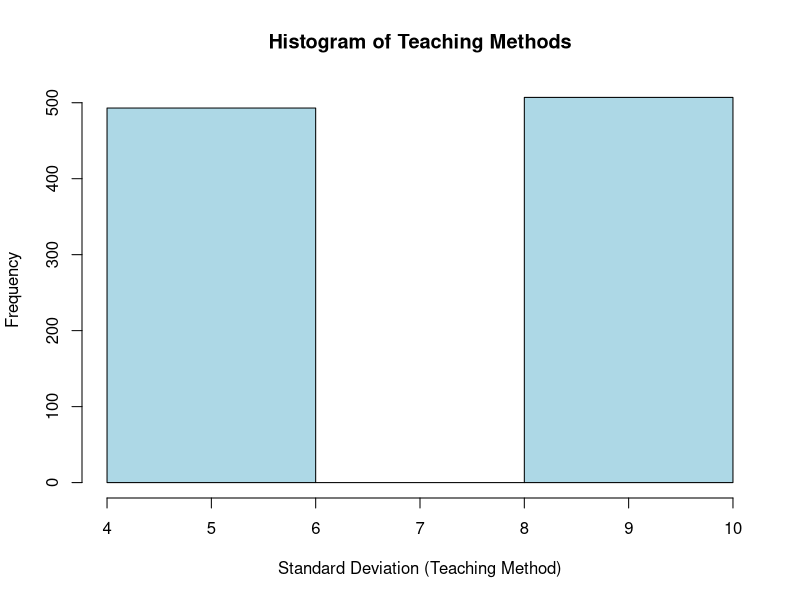
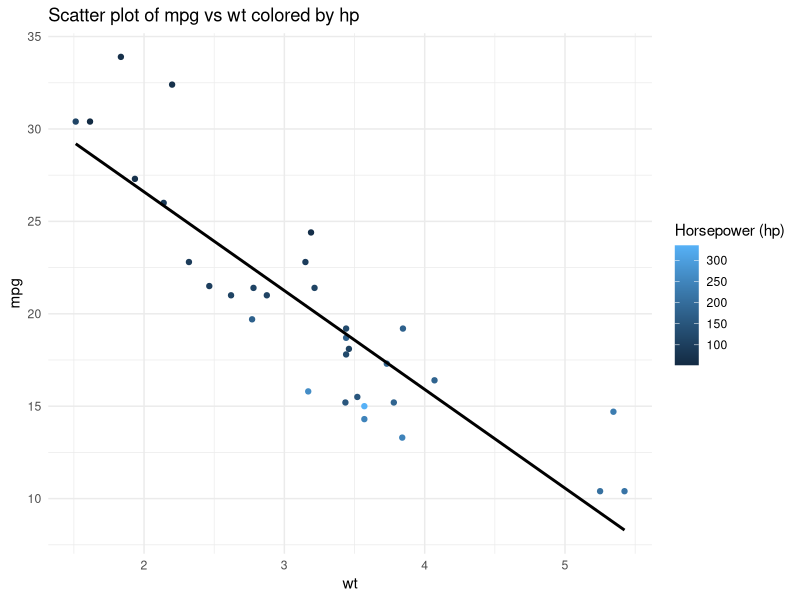

The R source for these figures, in order:
## ---- chunk 1
A <- matrix(c(1, 3, 2, 4), nrow=2)
print(A)
## ---- chunk 2
A_method2 <- matrix(0, nrow=2, ncol=2)  # Create an empty 2x2 matrix

values <- c(1, 2, 3, 4)  # Values to be filled into the matrix
index <- 1

for (i in 1:nrow(A_method2)) {
  for (j in 1:ncol(A_method2)) {
    A_method2[i, j] <- values[index]
    index <- index + 1
  }
}

print(A_method2)
## ---- chunk 3
B <- matrix(c(2, 3, 0, 1), nrow=2, byrow=TRUE)
C <- A + B
print(C)
## ---- chunk 4
k <- 2
D <- k * A
print(D)
## ---- chunk 5
E <- A %*% B
print(E)
## ---- chunk 6
F <- t(A)
print(F)
## ---- chunk 7
det_val <- det(A)
print(det_val)

G <- solve(A)
print(G)
## ---- chunk 8
eigen_decomp <- eigen(A)
eigen_values <- eigen_decomp$values
eigen_vectors <- eigen_decomp$vectors
print(eigen_values)
print(eigen_vectors)
## ---- chunk 9
double_sum <- function(matrix1, matrix2) {
  
  # Initialize result
  result <- 0
  
  # Double loop to sum elements
  for (i in 1:nrow(matrix1)) {
    for (j in 1:ncol(matrix1)) {
      result <- result + matrix1[i, j] + matrix2[i, j]
    }
  }
  
  return(result)
}

# Sample matrices
A <- matrix(c(1, 2, 3, 4), nrow=2)
B <- matrix(c(5, 6, 7, 8), nrow=2)

# Use the function to compute the double sum
double_sum(A, B)
## ---- chunk 10
set.seed(123)

# Define the 12 distinct colored balls
colors <- c("Red", "Blue", "Green", "Yellow", "Purple", "Orange", 
           "Pink", "Brown", "Black", "White", "Gray", "Cyan")

# Draw 10 balls with replacement
sampled_colors <- sample(colors, 10, replace = TRUE)
sampled_colors

## ---- chunk 11
# Total number of distinct colored balls
total_balls <- length(colors)

# Probability of drawing one specific color
probability_single_color <- 1 / total_balls
probability_single_color
## ---- chunk 12
  rep(5, times = 3) 
## ---- chunk 13
  rep(1:3, times = 2)
## ---- chunk 14
  rep(1:3, each = 2)
## ---- chunk 15
rep(1:2, times = 2, each = 3)
## ---- chunk 16
urn_contents <- rep(c("Red", "Blue", "Green"), times = c(3, 2, 1))
## ---- chunk 17
rbinom(1, size=5, prob=0.5)
## ---- chunk 18
rnorm(1, mean=0, sd=1)
## ---- chunk 19
set.seed(123)  # for reproducibility

# Number of random points
n_points <- 10000

# Counter for points inside the circle
points_inside <- 0

# Loop to generate points and check if they are inside the circle
for (i in 1:n_points) {
  
  # Generate random x and y coordinates using runif()
  x <- runif(1, -1, 1)
  y <- runif(1, -1, 1)
  
  # Check if point is inside the circle (x^2 + y^2 <= 1)
  if (x^2 + y^2 <= 1) {
    points_inside <- points_inside + 1
  }
}

# Approximate pi
approximated_pi_loop_runif <- 4 * points_inside / n_points
approximated_pi_loop_runif
## ---- chunk 20
set.seed(123)  # For reproducibility

# Sample the teaching method
teaching_methods <- sample(c(5, 10), size = 1000, replace = TRUE, prob = c(0.5, 0.5))

# Generate scores using the variable standard deviation
scores <- rnorm(1000, mean = 80, sd = teaching_methods)

# Display the first few scores
summary(scores)
## ---- chunk 21
mean(teaching_methods)

var(teaching_methods)

if (sqrt(var(teaching_methods)) == sd(teaching_methods)) {
    print(sd(teaching_methods))
}
## ---- chunk 22
hist(teaching_methods, main="Histogram of Teaching Methods", 
     xlab="Standard Deviation (Teaching Method)", ylab="Frequency",
     col="lightblue", border="black", breaks=2)
## ---- chunk 23
data(mtcars)
model <- lm(mpg ~ wt + hp, data=mtcars)
summary(model)
## ---- chunk 24
coefficients <- coef(model)
std_errors <- summary(model)$coefficients[, "Std. Error"]
## ---- chunk 25
result <- numeric(length(coefficients))

for (i in 1:length(coefficients)) {
  result[i] <- coefficients[i] * std_errors[i]
}
## ---- chunk 26
dot_product <- t(coefficients) %*% std_errors
## ---- chunk 27
coef_se_square <- function(model) {
  coefficients <- coef(model)
  std_errors <- summary(model)$coefficients[, "Std. Error"]
  
  result <- numeric(length(coefficients))
  
  for (i in 1:length(coefficients)) {
    result[i] <- (coefficients[i]^2) * (std_errors[i]^2)
  }
  
  return(result)
}
## ---- chunk 28
library(ggplot2)

p <- ggplot(mtcars, aes(x=wt, y=mpg, color=hp)) + 
  geom_point() + 
  geom_smooth(method="lm", se=FALSE, color="black") + 
  theme_minimal() + 
  labs(title="Scatter plot of mpg vs wt colored by hp", 
       color="Horsepower (hp)")
p
## ---- chunk 29
desc_stats <- data.frame(
  Variable = c("mpg", "wt", "hp"),
  Mean = c(mean(mtcars$mpg), mean(mtcars$wt), mean(mtcars$hp)),
  Median = c(median(mtcars$mpg), median(mtcars$wt), median(mtcars$hp)),
  Std.Dev = c(sd(mtcars$mpg), sd(mtcars$wt), sd(mtcars$hp))
)
print(desc_stats)
